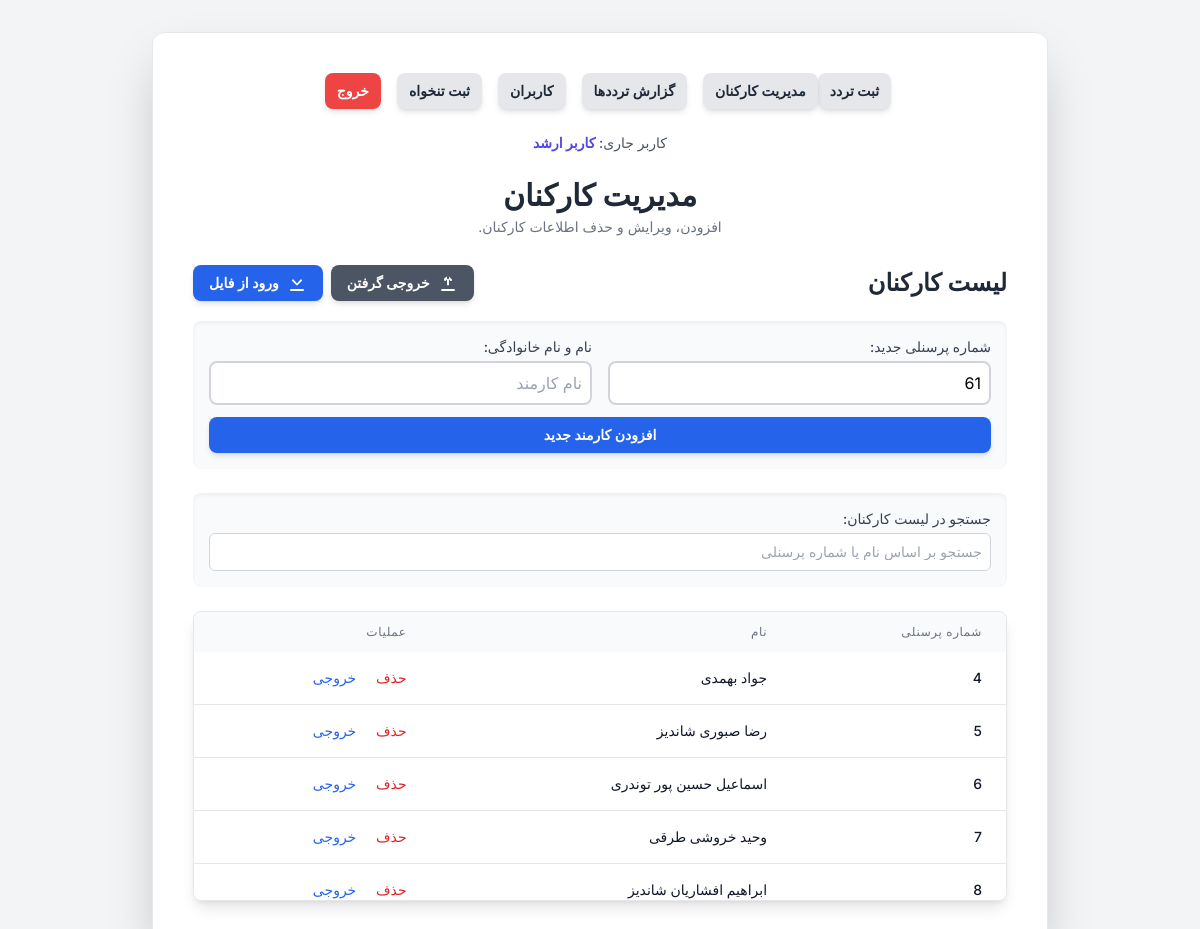
Page /management (signed in) on the committed database.
### tables this page shows
CREATE TABLE employees (
            employee_id TEXT PRIMARY KEY,
            name TEXT NOT NULL
        );

### app.py (the view)
@app.route('/management')
@login_required
def management():
    if not has_permission('management'):
        flash("شما به این بخش دسترسی ندارید.", "error")
        return redirect(url_for('index'))
    conn = get_db_connection()
    try:
        employees = conn.execute('SELECT * FROM employees ORDER BY CAST(employee_id AS INTEGER) ASC').fetchall()
        next_employee_id = get_next_employee_id(conn)
    finally:
        conn.close()
    log_action(session['user']['username'], 'مشاهده صفحه مدیریت کارکنان')
    return render_template('management.html', employees=employees, next_employee_id=next_employee_id)

### app.py (called while the page is built)
def has_permission(page_name):
    user_permissions = session.get('user', {}).get('permissions', {})
    if session.get('user', {}).get('role') == 'admin':
        return True
    return user_permissions.get(page_name, False)

def login_required(f):
    @wraps(f)
    def decorated_function(*args, **kwargs):
        if 'user' not in session:
            flash("لطفاً برای دسترسی به این صفحه وارد شوید.", "error")
            return redirect(url_for('login'))
        return f(*args, **kwargs)
    return decorated_function

def get_db_connection():
    conn = sqlite3.connect(DB_FILE)
    conn.row_factory = sqlite3.Row
    return conn

def log_action(username, action, details=""):
    conn = get_db_connection()
    try:
        timestamp = datetime.now().strftime('%Y-%m-%d %H:%M:%S')
        conn.execute('INSERT INTO user_logs (username, action, details, timestamp) VALUES (?, ?, ?, ?)',
                     (username, action, details, timestamp))
        conn.commit()
    except Exception as e:
        print(f"Error logging action: {e}")
        conn.rollback()
    finally:
        conn.close()

def get_next_employee_id(conn):
    last_id_row = conn.execute('SELECT employee_id FROM employees ORDER BY CAST(employee_id AS INTEGER) DESC LIMIT 1').fetchone()
    if last_id_row:
        try:
            last_id = int(last_id_row['employee_id'])
            return str(last_id + 1)
        except (ValueError, TypeError):
            return '1'
    return '1'

### templates/management.html (shortened to what this page needs)
{% extends "layout.html" %}
{% block content %}
<header class="text-center mb-6">
    <h1 class="text-2xl sm:text-3xl font-bold text-gray-800 mb-1">مدیریت کارکنان</h1>
    <p class="text-gray-500 text-sm">افزودن، ویرایش و حذف اطلاعات کارکنان.</p>
</header>
<section>
    <div class="flex justify-between items-center mb-4">
        <h2 class="text-2xl font-bold text-gray-800">لیست کارکنان</h2>
        <div class="flex space-x-2 space-x-reverse flex-wrap justify-end">
            <a href="/export/employees" class="bg-gray-600 text-white text-sm font-semibold py-2 px-4 rounded-lg shadow-md hover:bg-gray-700 transition duration-300 flex items-center space-x-2 space-x-reverse my-1">
                <span>خروجی گرفتن</span>
            </a>
            <label for="import-file" class="bg-blue-600 text-white text-sm font-semibold py-2 px-4 rounded-lg shadow-md hover:bg-blue-700 transition duration-300 flex items-center space-x-2 space-x-reverse cursor-pointer my-1">
                <svg xmlns="http://www.w3.org/2000/svg" class="h-5 w-5" viewBox="0 0 20 20" fill="currentColor">
                    <path fill-rule="evenodd" d="M3 17a1 1 0 011-1h12a1 1 0 110 2H4a1 1 0 01-1-1zM5.293 6.707a1 1 0 011.414 0L10 10.586l3.293-3.879a1 1 0 111.414 1.414l-4 4a1 1 0 01-1.414 0l-4-4a1 1 0 010-1.414z" clip-rule="evenodd" />
                </svg>
                <span>ورود از فایل</span>
            </label>
        </div>
    </div>
    <div class="bg-gray-50 p-4 rounded-lg shadow-inner mb-6">
        <form action="/add_employee" method="post" class="space-y-3">
            <div class="grid grid-cols-1 sm:grid-cols-2 gap-4">
                <div>
                    <label for="newEmployeeId" class="block text-sm font-medium text-gray-700 mb-1">شماره پرسنلی جدید:</label>
                    <input type="text" id="newEmployeeId" name="employeeId" placeholder="شماره پرسنلی" required
                           class="w-full p-2 rounded-lg border-2 border-gray-300 focus:outline-none focus:ring-2 focus:ring-indigo-500 transition duration-300"
                           value="{{ next_employee_id if next_employee_id else '' }}">
                </div>
                <div>
                    <label for="newEmployeeName" class="block text-sm font-medium text-gray-700 mb-1">نام و نام خانوادگی:</label>
                    <input type="text" id="newEmployeeName" name="name" placeholder="نام کارمند" required
                           class="w-full p-2 rounded-lg border-2 border-gray-300 focus:outline-none focus:ring-2 focus:ring-indigo-500 transition duration-300">
                </div>
            </div>
            <button type="submit" class="w-full bg-blue-600 text-white text-sm font-semibold py-2 rounded-lg shadow-md hover:bg-blue-700 focus:outline-none focus:ring-2 focus:ring-blue-500 focus:ring-offset-2 transition duration-300">
                افزودن کارمند جدید
            </button>
        </form>
    </div>
    <div class="bg-gray-50 p-4 rounded-lg shadow-inner mb-6">
        <label for="employee-search" class="block text-sm font-medium text-gray-700 mb-1">جستجو در لیست کارکنان:</label>
        <input type="text" id="employee-search" placeholder="جستجو بر اساس نام یا شماره پرسنلی" class="w-full p-2 rounded-md border border-gray-300 focus:outline-none focus:ring-2 focus:ring-indigo-500 transition duration-300 text-sm">
    </div>
    <div class="bg-white rounded-lg overflow-hidden shadow-lg border border-gray-200">
        <div class="overflow-x-auto max-h-72">
            <table class="min-w-full">
                <thead class="bg-gray-50 sticky top-0">
                    <tr>
                        <th class="px-6 py-3 text-right text-xs font-medium text-gray-500 uppercase tracking-wider">شماره پرسنلی</th>
                        <th class="px-6 py-3 text-right text-xs font-medium text-gray-500 uppercase tracking-wider">نام</th>
                        <th class="px-6 py-3 text-right text-xs font-medium text-gray-500 uppercase tracking-wider">عملیات</th>
                    </tr>
                </thead>
                <tbody id="employeeTableBody" class="bg-white divide-y divide-gray-200">
                    {% for employee in employees %}
                    <tr class="employee-item transition duration-200 hover:bg-gray-100">
                        <td class="px-6 py-4 text-sm font-medium text-gray-900 whitespace-nowrap">{{ employee.employee_id }}</td>
                        <td class="px-6 py-4 text-sm font-medium text-gray-900 whitespace-nowrap">{{ employee.name }}</td>
                        <td class="px-6 py-4 text-sm font-medium whitespace-nowrap">
                            <form action="/delete_employee" method="post" class="inline-block" onsubmit="return confirm('آیا مطمئن هستید که می‌خواهید {{ employee.name }} را حذف کنید؟');">
                                <button type="submit" class="text-red-600 hover:text-red-900 transition duration-300">
                                    حذف
                                </button>
                            </form>
                            <a href="/export/employee/{{ employee.employee_id }}" class="mr-4 text-blue-600 hover:text-blue-900 transition duration-300">
                                خروجی
                            </a>
                        </td>
                    </tr>
                    {% endfor %}
                </tbody>
            </table>
        </div>
    </div>
</section>
{% endblock %}

### templates/layout.html (style rules this page uses)
body { font-family: 'Inter', sans-serif; }
table { border-collapse: separate; border-spacing: 0 10px; }

### rows in the picture
employees: employee_id "4", name "جواد بهمدی"
employees: employee_id "5", name "رضا صبوری شاندیز"
employees: employee_id "6", name "اسماعیل حسین پور توندری"
employees: employee_id "7", name "وحید خروشی طرقی"
employees: employee_id "8", name "ابراهیم افشاریان شاندیز"

### other values in the picture
{{ session['user']['name'] }} "کاربر ارشد"
